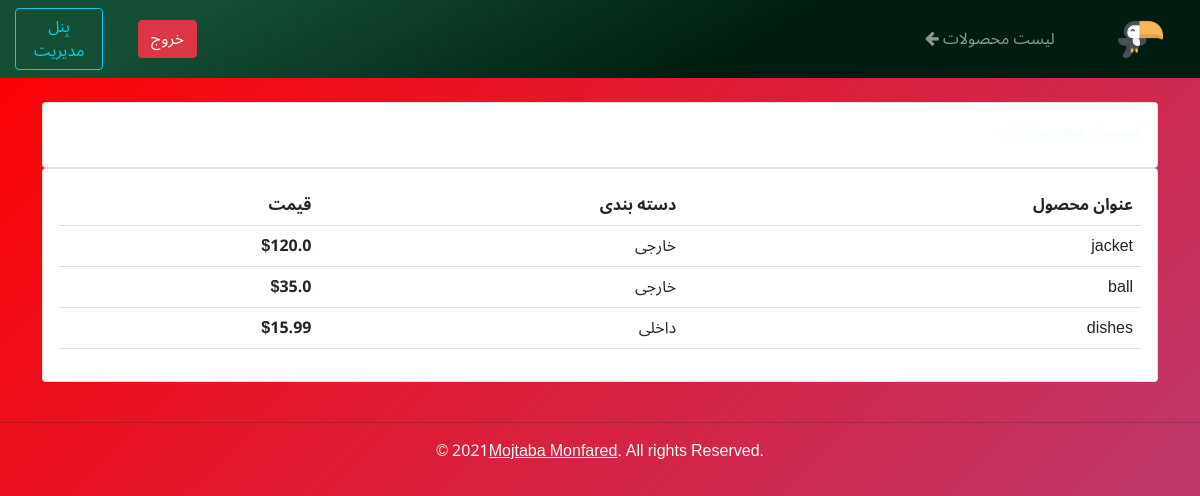
Screenshot of /products/ (signed in) with the database file from the repository.
### accounts/models.py (models this page shows, shortened)
class Product(models.Model):
    CATEGORY = (
        ('داخلی', 'داخلی'),
        ('خارجی', 'خارجی'),
    )
    name = models.CharField(max_length=200, null=True)
    price = models.FloatField(null=True)
    category = models.CharField(max_length=200, null=True, choices=CATEGORY)
    description = models.CharField(max_length=200, null=True, blank=True)
    date_created = models.DateTimeField(auto_now_add=True, null=True)
    tags = models.ManyToManyField(Tag)

### accounts/decorators.py (the view)
		def wrapper_func(request, *args, **kwargs):
			group = None
			if request.user.groups.exists():
				group = request.user.groups.all()[0].name
			if group in allowed_roles:
				return view_func(request, *args, **kwargs)
			else:
				return HttpResponse('You are not authorized to view this page')

### accounts/views.py (called while the page is built)
@login_required(login_url='login')
@allowed_users(allowed_roles=['admin'])
def products(request):
	products = Product.objects.all()
	return render(request, 'accounts/products.html', context={'products': products})

### accounts/templates/accounts/products.html
{% extends "accounts/main.html" %}
{% block content %}
<div class="row">
    <div class="col-md">
        <div class="card card-body">
            <h5>لیست محصولات</h5>
        </div>
        <div class="card card-body">
            <table class="table">
                <tr>
                    <th>عنوان محصول</th>
                    <th>دسته بندی</th>
                    <th>قیمت</th>
                </tr>
                {% for i in products %}
					<tr>
						<td>
							{{ i.name }}
						</td>
						<td>
							{{ i.category }}
						</td>
						<td>
							<strong dir="rtl">${{ i.price }}</strong>
						</td>
					</tr>
                {% endfor %}
            </table>
        </div>
    </div>
</div>
{% endblock content %}

### static/css/main.css (style rules this page uses)
body, html { font-family: 'Noto Sans Arabic', sans-serif; background: linear-gradient(315deg, #FFFFFF 0%, #6284FF 50%, #FF0000 100%); background-size: 400% 400%; animation: gradient 15s ease infinite; height: 100vh; background-attachment: fixed; }
h5 { color: azure; }

### rows the page displays
Product: name "jacket", category "خارجی", price "120.0"
Product: name "ball", category "خارجی", price "35.0"
Product: name "dishes", category "داخلی", price "15.99"
